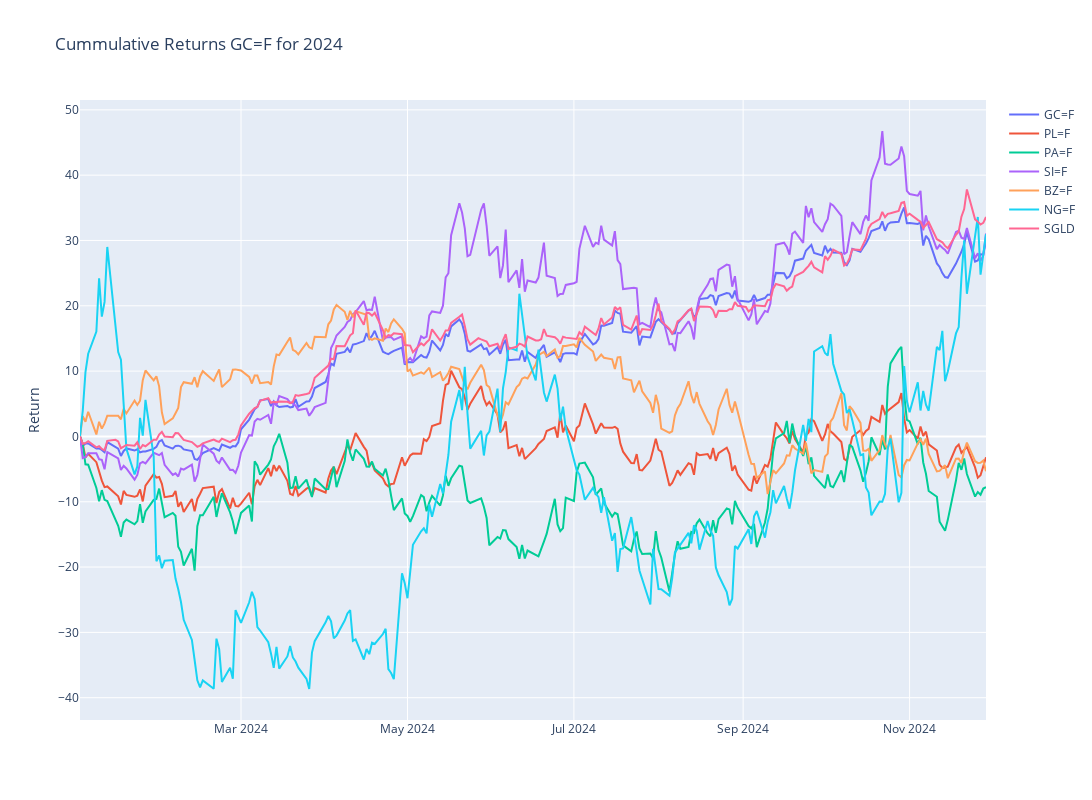

This figure's notebook cell:
### Code cell
# Plotly
fig = make_subplots()

# Graph (1,1)
# Loop all stock files and get cummulative return for year
for stock in tqdm(index_list):
    f = os.path.join("../input", stock)
    df = pd.read_csv(f+".csv",index_col="Date",parse_dates=True)
    df['Cummulative_Return'] = cumulative_return(df["Adj Close"].loc[year])
    fig.add_trace(go.Scatter(x=df['Cummulative_Return'].loc[year].index,y=df['Cummulative_Return'].loc[year],mode="lines",name=stock.split('.')[0]),row=1,col=1)

# Update xaxis properties
fig.update_yaxes(title_text="Return", row=1, col=1)

fig.update_layout(height=800, width=1300,showlegend=True,title=f"Cummulative Returns {ticker} for {year}")

fig.show()

### Figure 1 — Plotly figure (JSON) as saved in the notebook; plotly's stock layout.template omitted (floating-point values rounded to 4 significant figures; data arrays with more than 128 entries replaced by an {"elided": "..."} marker saying what was removed)
{"data": [{"mode": "lines", "name": "GC=F", "type": "scatter", "x": {"elided": "232 str values"}, "xaxis": "x", "y": {"elided": "232 float values"}, "yaxis": "y"}, {"mode": "lines", "name": "PL=F", "type": "scatter", "x": {"elided": "231 str values"}, "xaxis": "x", "y": {"elided": "231 float values"}, "yaxis": "y"}, {"mode": "lines", "name": "PA=F", "type": "scatter", "x": {"elided": "232 str values"}, "xaxis": "x", "y": {"elided": "232 float values"}, "yaxis": "y"}, {"mode": "lines", "name": "SI=F", "type": "scatter", "x": {"elided": "232 str values"}, "xaxis": "x", "y": {"elided": "232 float values"}, "yaxis": "y"}, {"mode": "lines", "name": "BZ=F", "type": "scatter", "x": {"elided": "232 str values"}, "xaxis": "x", "y": {"elided": "232 float values"}, "yaxis": "y"}, {"mode": "lines", "name": "NG=F", "type": "scatter", "x": {"elided": "232 str values"}, "xaxis": "x", "y": {"elided": "232 float values"}, "yaxis": "y"}, {"mode": "lines", "name": "SGLD", "type": "scatter", "x": {"elided": "235 str values"}, "xaxis": "x", "y": {"elided": "235 float values"}, "yaxis": "y"}], "layout": {"height": 800, "showlegend": true, "title": {"text": "Cummulative Returns GC=F for 2024"}, "width": 1300, "xaxis": {"anchor": "y", "domain": [0, 1]}, "yaxis": {"anchor": "x", "domain": [0, 1], "title": {"text": "Return"}}}}
